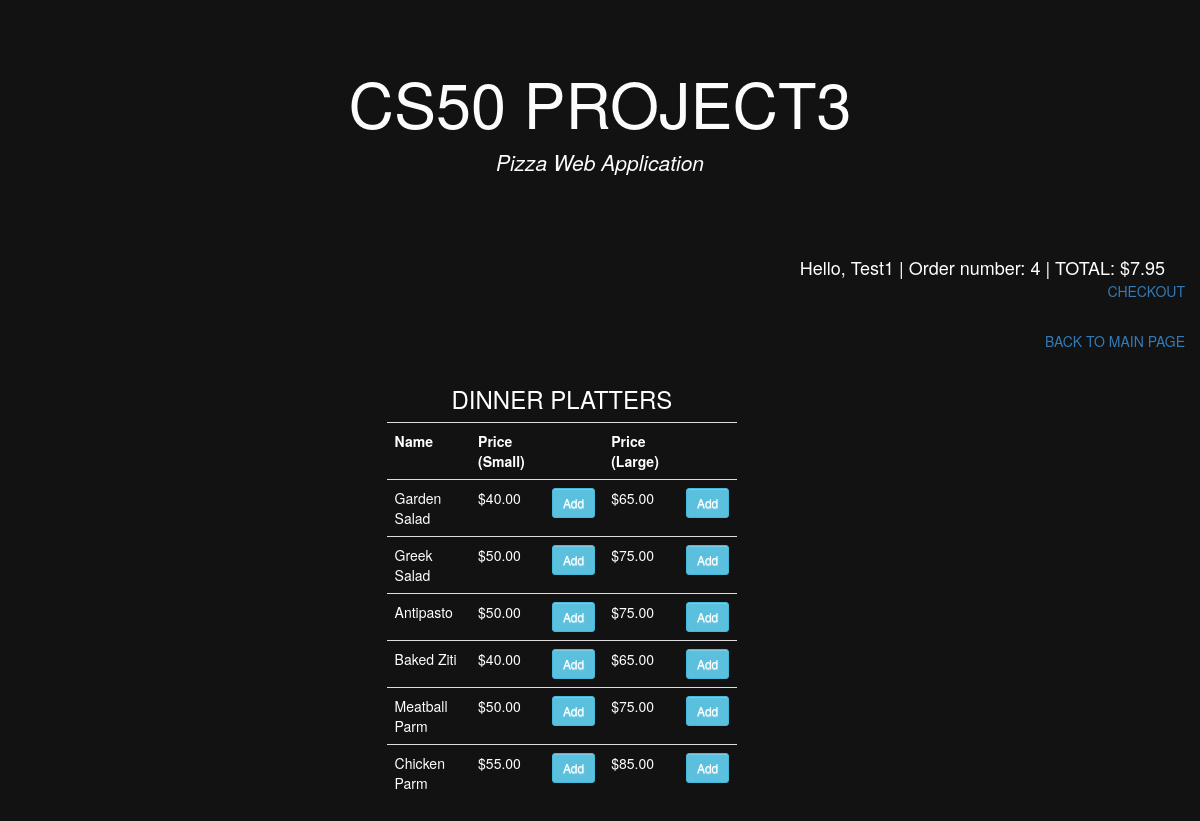
Screenshot of /dinner_platter/ (signed in) with the database file from the repository.
### orders/models.py (models this page shows, shortened)
class DinnerPlatter(models.Model):
    name = models.CharField(max_length=64)
    price_small = models.DecimalField(max_digits=4, decimal_places=2)
    price_large = models.DecimalField(max_digits=4, decimal_places=2)

### orders/views.py (the view)
# urls.py: path("dinner_platter/", views.dinner_platter, name="dinner_platter"),
def dinner_platter(request):
    if not request.user.is_authenticated:
        return render(request, "orders/login.html", {"message": None})
    dinner_platters = DinnerPlatter.objects.all()
    order_number = UserOrder.objects.get(user=request.user, status='started').order_number
    context = {
        "dinner_platters": dinner_platters,
        "category": "Dinner Platter",
        "Order_number": order_number,
        "Total":list(Order.objects.filter(user=request.user,number=order_number).aggregate(Sum('price')).values())[0] or 0,
    }
    return render(request, "orders/dinner_platters.html", context)

### orders/templates/orders/dinner_platters.html (shortened to what this page needs)
{% extends "orders/base.html" %}
{% load static %}
{% block body %}
{% include 'orders/status.html' %}
<div class="collapse navbar-collapse" style="color: white; text-align: end; padding: 15px;" id="myNavbar">
    <span><a href="{% url 'index' %}">BACK TO MAIN PAGE</a></span>
</div>
<div style="display: flex; justify-content: center; align-items: center;">
<div class="row">
	<div class="col-md-10">
		<div class="card card-body">
            <h3 class="text-center" style="color: white; text-align: center;">DINNER PLATTERS</h3>
            <table class="table table-sm" style="color: white;">
				<tr>
					<th>Name</th>
                    <th>Price (Small)</th>
                    <th></th>
					<th>Price (Large)</th>
					<th></th>
				</tr>
				{% for dinner_platter in dinner_platters %}
				<tr>
					<td>{{dinner_platter.name}}</td>
                    <td>${{ dinner_platter.price_small }}</td>
                    <td><a class="btn btn-sm btn-info" href="{% url 'add' category dinner_platter.name dinner_platter.price_small %}">Add</a></td>
					<td>${{ dinner_platter.price_large }}</td>
					<td><a class="btn btn-sm btn-info" href="{% url 'add' category dinner_platter.name dinner_platter.price_large %}">Add</a></td>
				</tr>
				{% endfor %}
			</table>
		</div>
	</div>
</div>
</div>
{% endblock %}

### orders/templates/orders/status.html
{% load static %}
<div class="collapse navbar-collapse" style="color: white; text-align: end; padding: 15px;" id="myNavbar">
    <span class="hello-msg">Hello, {{user}} | Order number: {{Order_number}} | TOTAL: ${{Total|floatformat:2}}</span>
    <br>
    <span><a href="{% url 'my_orders' %}">CHECKOUT</a></span>
  </div>

### orders/static/orders/style.css (style rules this page uses)
.btn { display: inline-block; *display: inline; *zoom: 1; padding: 4px 10px 4px; margin-bottom: 0; font-size: 13px; line-height: 18px; color: #333333; text-align: center;text-shadow: 0 1px 1px rgba(255, 255, 255, 0.75); vertical-align: middle; background-color: #f5f5f5; background-image: -moz-linear-gradient(top, #ffffff, #e6e6e6); background-image: -ms-linear-gradient(top, #ffffff, #e6e6e6); background-image: -webkit-gradient(linear, 0 0, 0 100%, from(#ffffff), to(#e6e6e6)); background-image: -webkit-linear-gradient(top, #ffffff, #e6e6e6); background-image: -o-linear-gradient(top, #ffffff, #e6e6e6); background-image: linear-gradient(top, #ffffff, #e6e6e6); background-repeat: repeat-x; filter: progid:dximagetransform.microsoft.gradient(startColorstr=#ffffff, endColorstr=#e6e6e6, GradientType=0); border-color: #e6e6e6 #e6e6e6 #e6e6e6; border-color: rgba(0, 0, 0, 0.1) rgba(0, 0, 0, 0.1) rgba(0, 0, 0, 0.25); border: 1px solid #e6e6e6; -webkit-border-radius: 4px; -moz-border-radius: 4px; border-radius: 4px; -webkit-box-shadow: inset 0 1px 0 rgba(255, 255, 255, 0.2), 0 1px 2px rgba(0, 0, 0, 0.05); -moz-box-shadow: inset 0 1px 0 rgba(255, 255, 255, 0.2), 0 1px 2px rgba(0, 0, 0, 0.05); box-shadow: inset 0 1px 0 rgba(255, 255, 255, 0.2), 0 1px 2px rgba(0, 0, 0, 0.05); cursor: pointer; *margin-left: .3em; }
* { -webkit-box-sizing:border-box; -moz-box-sizing:border-box; -ms-box-sizing:border-box; -o-box-sizing:border-box; box-sizing:border-box; }
html { width: 100%; height:100%; }
body { width: 100%; height:100%; font-family: 'Open Sans', sans-serif; }
tr { color: white; }
.hello-msg { font-size: 18px; color: #fff; margin-right: 20px; }

### rows the page displays
DinnerPlatter: name "Garden Salad", price_small "40.00", price_large "65.00"
DinnerPlatter: name "Greek Salad", price_small "50.00", price_large "75.00"
DinnerPlatter: name "Antipasto", price_small "50.00", price_large "75.00"
DinnerPlatter: name "Baked Ziti", price_small "40.00", price_large "65.00"
DinnerPlatter: name "Meatball Parm", price_small "50.00", price_large "75.00"
DinnerPlatter: name "Chicken Parm", price_small "55.00", price_large "85.00"

### other values shown
{{ user }} "Test1"
{{ Order_number }} "4"
{{ Total|floatformat:2 }} "7.95"
